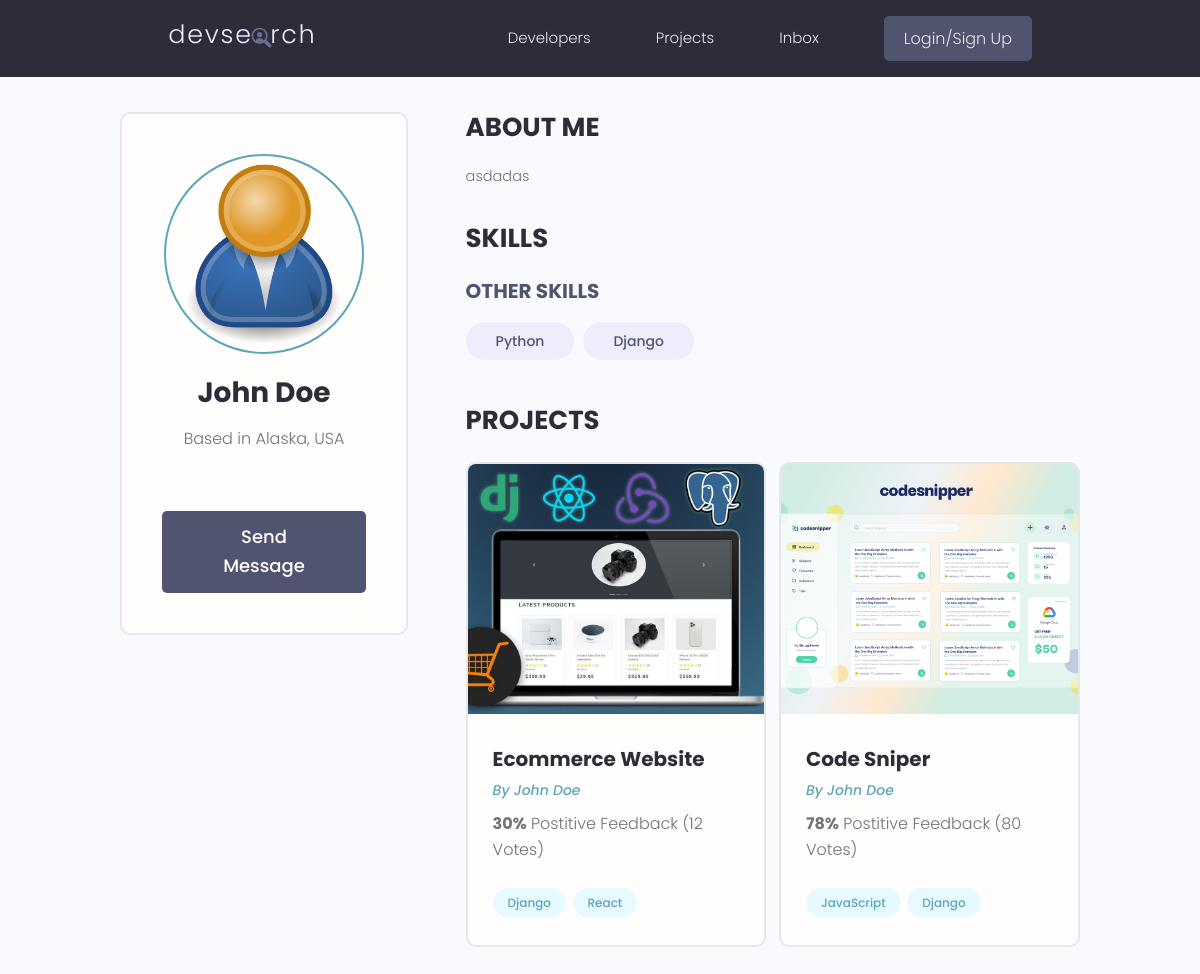
Page /profile/81d78f56-1b68-41ad-9830-d0d66ab84dbd/ on the committed database.
### users/models.py (models this page shows, shortened)
class Profile(models.Model):
    user = models.OneToOneField(User, on_delete=models.CASCADE, null=True, blank=True)
    name = models.CharField(max_length=200, blank=True, null=True)
    email = models.EmailField(max_length=500, blank=True, null=True)
    username = models.CharField(max_length=200, blank=True, null=True)
    location = models.CharField(max_length=200, blank=True, null=True)
    short_intro = models.CharField(max_length=200, blank=True, null=True)
    bio = models.TextField(blank=True, null=True)
    profile_image = models.ImageField(null=True, blank=True, upload_to='profiles/', default="profiles/user-default.png")
    social_github = models.CharField(max_length=200, blank=True, null=True)
    social_twitter = models.CharField(max_length=200, blank=True, null=True)
    social_linkedin = models.CharField(max_length=200, blank=True, null=True)
    social_facebook = models.CharField(max_length=200, blank=True, null=True)
    social_website = models.CharField(max_length=200, blank=True, null=True)
    created = models.DateTimeField(auto_now_add=True)
    id = models.UUIDField(default=uuid.uuid4, unique=True, primary_key=True, editable=False)

class Skill(models.Model):
    owner = models.ForeignKey(Profile, on_delete=models.CASCADE, null=True, blank=True)
    name = models.CharField(max_length=200, blank=True, null=True)
    description = models.TextField(null=True, blank=True)
    created = models.DateTimeField(auto_now_add=True)
    id = models.UUIDField(default=uuid.uuid4, unique=True, primary_key=True, editable=False)
    def __str__(self):
        return str(self.name)

### projects/models.py (models this page shows, shortened)
class Project(models.Model):
    owner = models.ForeignKey(Profile, null=True, blank=True, on_delete=models.SET_NULL)
    title = models.CharField(max_length=200)
    description = models.TextField(null=True, blank=True)
    featured_image = models.ImageField(null=True, blank=True, default="default.jpg")
    demo_link = models.CharField(max_length=2000,null=True, blank=True)
    source_link = models.CharField(max_length=2000, null=True, blank=True)
    tags = models.ManyToManyField('Tag', blank=True)
    vote_total = models.IntegerField(default=0, null=True, blank=True)
    vote_ratio = models.IntegerField(default=0, null=True, blank=True)
    created = models.DateTimeField(auto_now_add=True)
    id = models.UUIDField(default=uuid.uuid4, unique=True, primary_key=True, editable=False)

class Tag(models.Model):
    name = models.CharField(max_length=200)
    created = models.DateTimeField(auto_now_add=True)
    id = models.UUIDField(default=uuid.uuid4, unique=True, primary_key=True, editable=False)
    def __str__(self):
        return self.name

### users/views.py (the view)
# urls.py: path('profile/<str:pk>/', views.userProfile, name='user-profile'),
def userProfile(request, pk):
    profile = Profile.objects.get(id=pk)
    topSkills = profile.skill_set.exclude(description__exact="")
    otherSkills = profile.skill_set.filter(description="")
    context = {'profile':profile, 'topSkills':topSkills,'otherSkills':otherSkills}
    return render(request, 'users/user-profile.html' ,context)

### users/templates/users/user-profile.html (shortened to what this page needs)
{%extends 'main.html' %} {% block content %}
<main class="profile my-md">
  <div class="container">
    <div class="layout">
      <div class="column column--1of3">
        <div class="card text-center">
          <div class="card__body dev">
            <img
              class="avatar avatar--xl"
              src="{{profile.profile_image.url }}"
            />
            <h2 class="dev__name">{{profile.name}}</h2>
            <p class="dev__location">Based in {{profile.location}}</p>
            <a href="#" class="btn btn--sub btn--lg">Send Message </a>
          </div>
        </div>
      </div>
      <div class="column column--2of3">
        <div class="devInfo">
          <h3 class="devInfo__title">About Me</h3>
          <p class="devInfo__about">{{profile.bio}}</p>
        </div>
        <div class="devInfo">
          <h3 class="devInfo__title">Skills</h3>
          <div class="devInfo__skills">
            <h3 class="devInfo__subtitle">Other Skills</h3>
            <div class="devInfo__otherSkills">
              {%for skill in otherSkills %}
              <span class="tag tag--pill tag--sub tag--lg">
                <small>{{skill }}</small>
              </span>
              {% endfor %}
            </div>
          </div>
        </div>
        <div class="devInfo">
          <h3 class="devInfo__title">Projects</h3>
          <div class="grid grid--two">
            {% for project in profile.project_set.all %}
            <div class="column">
              <div class="card project">
                <a href="{% url 'project' project.id %}" class="project">
                  <img
                    class="project__thumbnail"
                    src="{{project.featured_image.url}}"
                    alt="project thumbnail"
                  />
                  <div class="card__body">
                    <h3 class="project__title">{{project.title}}</h3>
                    <p>
                      <a
                        class="project__author"
                        href="{% url 'user-profile' project.owner.id %}"
                        >By {{project.owner.name}}</a
                      >
                    </p>
                    <p class="project--rating">
                      <span style="font-weight: bold"
                        >{{project.vote_ratio}}%</span
                      >
                      Postitive Feedback ({{project.vote_total}}
                      Vote{{project.vote_total|pluralize:"s"}})
                    </p>
                    <div class="project__tags">
                      {% for tag in project.tags.all %}
                      <span class="tag tag--pill tag--main">
                        <small>{{tag}}</small>
                      </span>
                      {% endfor %}
                    </div>
                  </div>
                </a>
              </div>
            </div>
            {% endfor %}
          </div>
        </div>
      </div>
    </div>
  </div>
</main>
{% endblock %}

### static/styles/app.css (style rules this page uses)
:root { --color-sub: #2d2d39; }
.btn--sub { background-color: var(--color-sub-light); }
.card { border: 2px solid var(--color-light); }
img { width: 100%; }
.profile .card > .dev { padding: 4rem; }
.dev__name { color: var(--color-sub); font-size: 2.8rem; font-weight: 700; margin-top: 1rem; margin-bottom: 0.5rem; }
.dev__location { margin-top: 1rem; }
.devInfo { margin-bottom: 3rem; }
.devInfo__title, .devInfo__subtitle { font-size: 2.6rem; color: var(--color-sub); text-transform: uppercase; font-weight: 700; margin-bottom: 1.5rem; }
.devInfo__subtitle { font-size: 2rem; color: var(--color-sub-light); }
.devInfo__about, .devSkill__info { font-size: 1.45rem; line-height: 1.7; text-align: justify; }
.project__author { font-size: 1.4rem; font-style: italic; }
.project--rating { margin-bottom: 1.6em; margin-top: .5em; }
.project__thumbnail { height: 25rem; object-fit: cover; object-position: top center; }
.project__title { font-size: 2rem; font-weight: 700; color: var(--color-sub); }

### static/uikit/styles/modules/_variables.css (style rules this page uses)
:root { --color-main: #5aa5b9; --color-main-light: #e6faff; --color-sub: #3f4156; --color-sub-light: #51546e; --color-sub-lighter: #ededfd; --color-text: #737373; --color-gray: #8b8b8b; --color-light: #e5e7eb; --color-light-gray: #767676; --color-bg: #f8fafd; --color-white: #fffefd; --color-white-light: #f3f3f3; --color-success: #359e64; --color-success-bg: #def8e8; --color-error: #fc4b0b; --color-error-bg: #fff2ee; --font-base: 'Poppins', arial, helvetica, 'Segoe UI', roboto, ubuntu, sans-serif; --font-monospace: 'Fira Code', 'Courier New', courier, monospace; --font-regular: 300; --font-medium: 500; --font-bold: 700; --generic-shadow: 1px 1px 5px #00000010; --generic-transition: all 0.3s ease-in-out; }

### static/uikit/styles/modules/_base.css (style rules this page uses)
* { margin: 0; padding: 0; box-sizing: border-box; text-rendering: optimizeLegibility; color: inherit; font-size: inherit; }
html { font-size: 50%; }
@media only screen and (min-width: 480px) { html { font-size: 56.25%; } }
@media only screen and (min-width: 1200px) { html { font-size: 62.5%; } }
body { line-height: 1.6; font-weight: 400; font-size: 1.5rem; color: var(--color-text); background-color: var(--color-bg); min-height: 100vh; }

### static/uikit/styles/modules/_typography.css (style rules this page uses)
* { font-family: var(--font-base); }
h2 { font-size: 3.6rem; font-weight: var(--font-bold); }
h3 { font-size: 3.2rem; font-weight: var(--font-medium); }
p, span, strong { font-size: 1.6rem; color: var(--color-text); font-weight: var(--font-regular); }
a { padding-bottom: 2px; text-decoration: none; display: inline-block; color: var(--color-main); font-weight: var(--font-medium); }

### static/uikit/styles/modules/_utilities.css (style rules this page uses)
.container { width: 92%; max-width: 165rem; margin: 0 auto; box-sizing: border-box; }
@media screen and (min-width: 1000px) { .container { width: 90%; } }
@media screen and (min-width: 1200px) { .container { width: 80%; } }
.text-center { text-align: center; }
.my-md { margin: 3rem auto; }

### static/uikit/styles/modules/_avatar.css (style rules this page uses)
.avatar { border-radius: 50%; border: 2px solid var(--color-main); object-fit: cover; }
.avatar--xl { height: 20rem; width: 20rem; }

### static/uikit/styles/modules/_button.css (style rules this page uses)
.btn { display: inline-block; position: relative; cursor: pointer; background-color: var(--color-light); font-weight: var(--font-medium); color: var(--color-sub); text-decoration: none; padding: 1rem 2rem; border-radius: 0.5rem; border: none; width: -webkit-fit-content; width: -moz-fit-content; width: fit-content; height: -webkit-fit-content; height: -moz-fit-content; height: fit-content; font-size: 1.6rem; outline-width: 0; outline-color: transparent; -webkit-backface-visibility: hidden; backface-visibility: hidden; transition: all 0.3s ease-in-out; }
.btn--sub { background-color: var(--color-sub); color: var(--color-white); }
.btn--lg { font-size: 1.8rem; padding: 1.2rem 4.5rem; }

### static/uikit/styles/modules/_card.css (style rules this page uses)
.card { border-radius: 1rem; background-color: var(--color-white); border: 1.5px solid var(--color-light); width: auto; height: auto; margin-top: 0.5rem; margin-bottom: 0.5rem; overflow: hidden; }
.card__body, .card__header { padding: 2rem 2.5rem; }

### static/uikit/styles/modules/_grid.css (style rules this page uses)
.grid { display: flex; flex-wrap: wrap; justify-content: flex-start; align-items: stretch; }
.grid > .column { min-width: 28rem; margin-bottom: 2.5rem; }
.grid--two > .column { flex-basis: 100%; }
@media screen and (min-width: 800px) { .grid--two { margin-right: -2%; } }
@media screen and (min-width: 800px) { .grid--two > .column { margin-right: 2%; } }
@media screen and (min-width: 800px) { .grid--two > .column { flex-basis: 48%; } }

### rows in the picture
Profile: profile_image (placeholder picture), name "John Doe", location "Alaska, USA", bio "asdadas"
Skill: name "Python"
Skill: name "Django"
Project: featured_image (picture), title "Ecommerce Website", owner.name "John Doe", vote_ratio "30", vote_total "12"
Tag: name "Django"
Tag: name "React"
Project: featured_image (picture), title "Code Sniper", owner.name "John Doe", vote_ratio "78", vote_total "80"
Tag: name "JavaScript"
